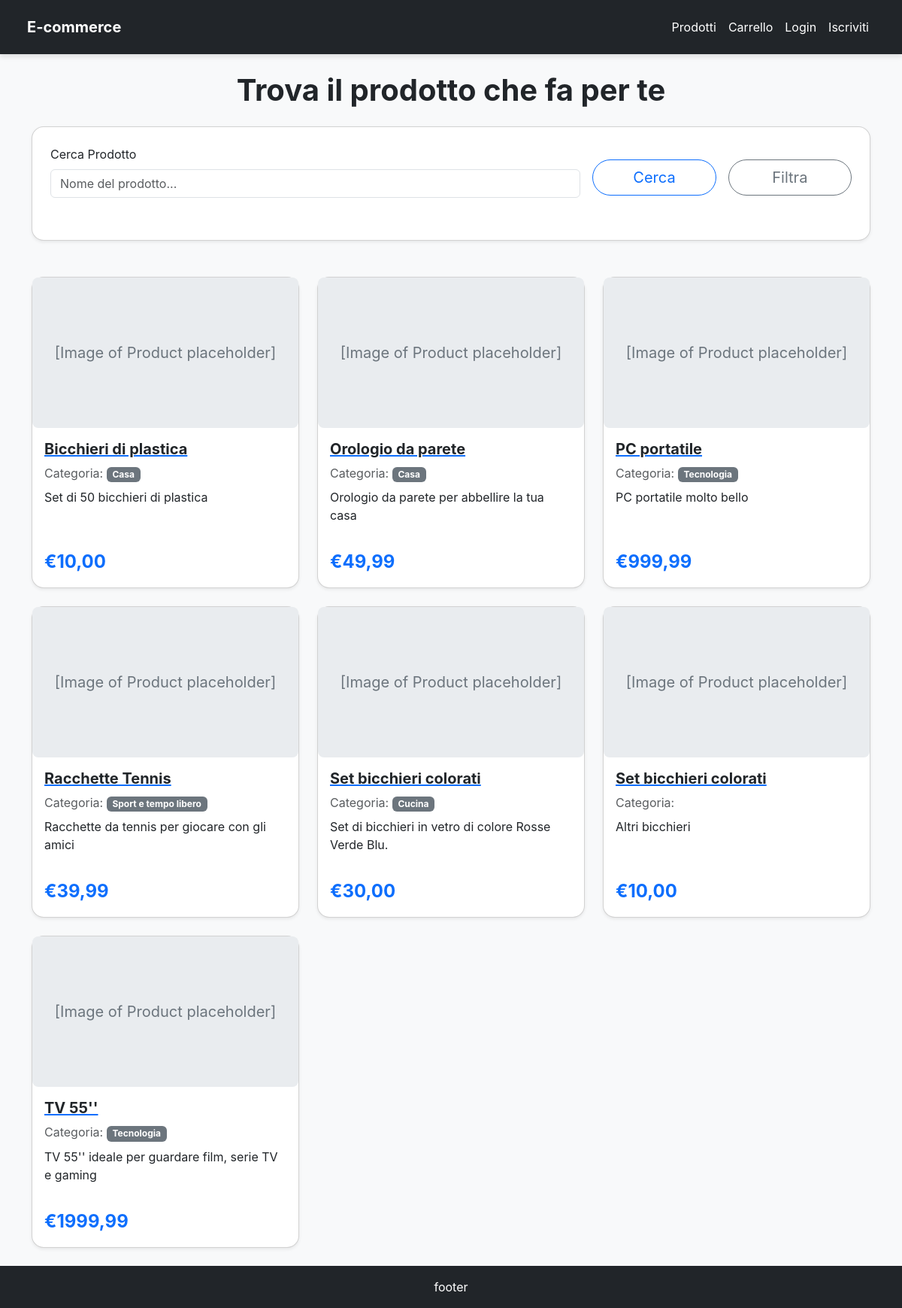
Screenshot of /products/ with the database file from the repository.
### products/models.py (models this page shows, shortened)
class Product(models.Model):
    name = models.CharField(max_length=200, verbose_name="Nome Prodotto")
    slug = AutoSlugField(populate_from='name', unique=True, always_update=True)
    category = models.ForeignKey(
        Category,
        on_delete=models.SET_NULL,
        null=True,
        blank=True,
        related_name='products',
        verbose_name="Categoria"
    )
    description = models.TextField(verbose_name="Descrizione prodotto")
    price = models.DecimalField(
        max_digits=10,
        decimal_places=2,
        verbose_name="Prezzo in €"
    )
    stock = models.IntegerField(
        default=0,
        verbose_name="Quantità Disponibile",
        help_text="Quantità di prodotti disponibili in magazzino."
    )
    created_at = models.DateTimeField(auto_now_add=True, verbose_name="Data Creazione")
    updated_at = models.DateTimeField(auto_now=True, verbose_name="Ultimo Aggiornamento")
    class Meta:
        ordering = ('name',)
        verbose_name = "Prodotto"
        verbose_name_plural = "Prodotti"
    def get_absolute_url(self):
        return reverse("product_details", kwargs={"slug": self.slug})

class Category(models.Model):
    name = models.CharField(max_length=100, unique=True, verbose_name="Nome Categoria")
    slug = AutoSlugField(populate_from='name', unique=True, always_update=True)
    class Meta:
        ordering = ('name',)
        verbose_name_plural = "Categorie"
    def __str__(self):
        return self.name

### products/views.py (the view, shortened to what this page needs)
# urls.py: path("", ProductListView.as_view(), name="product_list"),
class ProductListView(ListView):
    model = Product
    template_name = 'product_list.html'
    context_object_name = 'product_list'
    def get_queryset(self):
        queryset = super().get_queryset()
        form = ProductSearchForm(self.request.GET)
        if form.is_valid():
            query = form.cleaned_data.get('q')
            if query:
                queryset = queryset.filter(
                    Q(name__icontains=query) | Q(description__icontains=query)  # Ricerca per nome o descrizione
                ).distinct()  # Evita duplicati se un prodotto corrisponde a più condizioni
            categories = form.cleaned_data.get('category')
            if categories:
                queryset = queryset.filter(category__in=categories)
            available_only = form.cleaned_data.get('available_only')
            if available_only:
                queryset = queryset.filter(stock__gt=0)
            sort_by = form.cleaned_data.get('sort_by')
        if not queryset.ordered:
            queryset = queryset.order_by('name')
        return queryset
    def get_context_data(self, **kwargs):
        context = super().get_context_data(**kwargs)
        context['form'] = ProductSearchForm(self.request.GET)
        return context

### templates/product_list.html (shortened to what this page needs)
{% extends 'base.html' %}
{% load crispy_forms_tags %}
{% block content %}
<h1 class="text-center mb-4 fw-bold text-dark">Trova il prodotto che fa per te</h1>
<div class="card p-4 rounded-card shadow-sm mb-5">
    <form method="get" action="{% url 'product_list' %}" class="mb-3">
        <div class="row g-3 align-items-center">
            <div class="col-md-8">
                {{ form.q|as_crispy_field }}
            </div>
            <div class="col-md-2">
                <button class="btn btn-outline-primary w-100 btn-lg rounded-pill" type="submit">Cerca</button>
            </div>
            <div class="col-md-2">
                <button class="btn btn-outline-secondary w-100 btn-lg rounded-pill" type="button" data-bs-toggle="collapse" data-bs-target="#filtersCollapse" aria-expanded="false" aria-controls="filtersCollapse">
                    Filtra
                </button>
            </div>
        </div>
    </form>
</div>
{% if product_list %}
<div class="row row-cols-1 row-cols-md-2 row-cols-lg-3 g-4">
    {% for product in product_list %}
    <div class="col">
        <div class="card h-100 shadow-sm rounded-card">
            <div class="img-placeholder">
                [Image of Product placeholder]
            </div>
            <div class="card-body d-flex flex-column">
                <a href="{{ product.get_absolute_url }}">
                    <h5 class="card-title fw-bold text-dark">{{ product.name }}</h5>
                </a>
                <p class="card-text text-muted mb-2">Categoria: <span class="badge bg-secondary">{{ product.category.name }}</span></p>
                <p class="card-text text-dark flex-grow-1">{{ product.description|truncatechars:100 }}</p>
                <div class="d-flex justify-content-between align-items-center mt-3">
                    <span class="fs-4 fw-bold text-primary">€{{ product.price|floatformat:2 }}</span>
                </div>
            </div>
        </div>
    </div>
    {% endfor %}
</div>
{% else %}
<div class="alert alert-info text-center" role="alert">
    Nessun prodotto trovato. Controlla il nome inserito e i filtri usati
</div>
{% endif %}
{% endblock content %}

### templates/base.html (style rules this page uses)
body { font-family: 'Inter', sans-serif; background-color: #f8f9fa; padding-top: 4.5rem; }
.rounded-card { border-radius: 1rem; }
.img-placeholder { background-color: #e9ecef; display: flex; align-items: center; justify-content: center; font-size: 1.25rem; color: #6c757d; height: 200px; border-radius: 0.5rem; }

### rows the page displays
Product: name "Bicchieri di plastica", category.name "Casa", description "Set di 50 bicchieri di plastica", price "10,00"
Product: name "Orologio da parete", category.name "Casa", description "Orologio da parete per abbellire la tua casa", price "49,99"
Product: name "PC portatile", category.name "Tecnologia", description "PC portatile molto bello", price "999,99"
Product: name "Racchette Tennis", category.name "Sport e tempo libero", description "Racchette da tennis per giocare con gli amici", price "39,99"
Product: name "Set bicchieri colorati", category.name "Cucina", description "Set di bicchieri in vetro di colore Rosse Verde Blu.", price "30,00"
Product: name "Set bicchieri colorati", description "Altri bicchieri", price "10,00"
Product: name "TV 55''", category.name "Tecnologia", description "TV 55'' ideale per guardare film, serie TV e gaming", price "1999,99"
